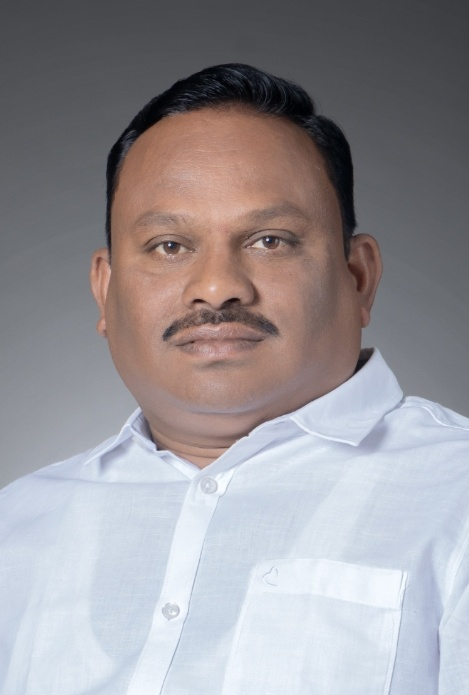
#> input picture tools/source/team/datta-bamane.jpeg, 469 x 695 px, found by its file name; its folder holds 2 pictures in this run
$ python team.py
#> lines starting #> are read from the running program, lines starting #| are printed output that depends on the picture
"""
Company-supplied portraits.

A third provenance category, kept apart from the other two on purpose:

  media.json          the six profile PDFs, generated by assets.py
  media-sourced.json  stock-licensed frames, one credit each in image-credits.json
  media-supplied.json this file's output — portraits handed over by the company

`assets.py` cannot carry these. It rewrites the whole of `media.json` from
`.dist/extract`, which only exists while the source PDFs are unpacked, so a
portrait added there by hand is dropped the next time anyone runs it.

Unlike `assets.py`, this one is repeatable from a clean checkout: the originals
are committed under `tools/source/team/`, named for the registry key they
become. To add a member, drop `<key>.jpeg` in that folder, add a line to
PORTRAITS with the alt text, and re-run from the project root:

    python tools/team.py

Requires Pillow.
"""

from PIL import Image, ImageOps
import os, json, colorsys

OUT = 'public/media/group'
SRC = 'tools/source/team'
WIDTHS = [480, 640]


def dominant(im):
    """Dominant colour, held behind the frame until the file lands.

    Same sampling as assets.py — near-white is skipped so a studio backdrop
    does not flatten every portrait to the same grey, and lightness is capped
    so the holding colour reads as a shadow rather than a flash.
    """
    s = im.convert('RGB').resize((48, 48), Image.BILINEAR)
    tot = [0, 0, 0]
    n = 0
    for r, g, b in (s.get_flattened_data() if hasattr(s, 'get_flattened_data') else list(s.getdata())):
        if r > 247 and g > 247 and b > 247:
            continue
        tot[0] += r; tot[1] += g; tot[2] += b; n += 1
    if not n:
        return '#1a1a1a'
    r, g, b = [v // n for v in tot]
    h, l, s2 = colorsys.rgb_to_hls(r / 255, g / 255, b / 255)
    l = min(l, 0.42)
    r, g, b = [int(v * 255) for v in colorsys.hls_to_rgb(h, l, s2)]
    return '#%02x%02x%02x' % (r, g, b)


PORTRAITS = [
    ('datta-bamane', 'Portrait of Mr. Datta Bamane'),
    ('chindanand-hiremath', 'Portrait of Mr. Chindanand Hiremath'),
]

manifest = {}
os.makedirs(OUT, exist_ok=True)

for name, alt in PORTRAITS:
    src = SRC + '/' + name + '.jpeg'
    im = ImageOps.exif_transpose(Image.open(src)).convert('RGB')
#> im is the input picture: PIL image 469x695 RGB; mean R, G, B 152.1, 148.5, 152.7
    W, H = im.size
#> W = 469; H = 695
    widths = []
    for w in WIDTHS:
        # Never upscale. A phone-sized original stays its own size rather than
        # being interpolated up to a width it has no detail for.
        if w > W and widths:
            break
        w = min(w, W)
        if w in widths:
            continue
        r = im.resize((w, max(1, round(H * w / W))), Image.LANCZOS)
        r.save('%s/%s-%d.webp' % (OUT, name, w), 'WEBP', quality=86, method=6)
        widths.append(w)
#> after the loop, widths = [469]
    manifest['group/' + name] = {
        'name': name, 'folder': 'group', 'widths': widths, 'w': W, 'h': H,
        'ratio': round(W / H, 4), 'color': dominant(im), 'alt': alt,
    }
#> in dominant, `s = im.convert('RGB').resize((48, 48), Image.BILINEAR)`:
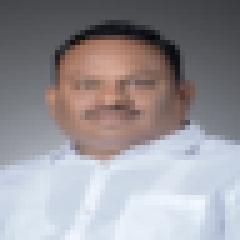
#> s: PIL image 48x48 RGB (shown 5 times larger); mean R, G, B 152.1, 148.5, 152.7
#> the loop in dominant, `for r, g, b in (s.get_flattened_data() if hasattr(s, 'get_flattened_da..` made 2304 passes
#> (r, g, b) on passes 1 to 3: (69, 70, 74), (69, 70, 74), (70, 71, 75)
#> after the loop in dominant, `for r, g, b in (s.get_flattened_data() if hasattr(s, 'get_flattened_da..`: n = 2304; tot = [350523, 342114, 351925]
#> in dominant, `r, g, b = [v // n for v in tot]`: r = 152; g = 148; b = 152
#> in dominant, `h, l, s2 = colorsys.rgb_to_hls(r / 255, g / 255, b / 255)`: h = 0.833; l = 0.588; s2 = 0.019
#> in dominant, `l = min(l, 0.42)`: l = 0.42
#> in dominant, `r, g, b = [int(v * 255) for v in colorsys.hls_to_rgb(h, l, s2)]`: r = 109; g = 105; b = 109
    print('%-30s %dx%d %s' % (name, W, H, widths))
#| datta-bamane                   469x695 [469]
#> pass 2 of the loop `for name, alt in PORTRAITS:`:
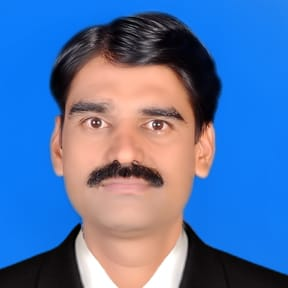
#> input picture tools/source/team/chindanand-hiremath.jpeg, 288 x 288 px, found by its file name
#> im is the input picture: PIL image 288x288 RGB; mean R, G, B 82.9, 116.6, 169.6
#> after the loop `for w in WIDTHS:`: widths = [288]
#> in dominant (call 2), `s = im.convert('RGB').resize((48, 48), Image.BILINEAR)`:
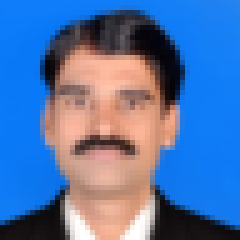
#> s: PIL image 48x48 RGB (shown 5 times larger); mean R, G, B 82.9, 116.5, 169.6
#> the loop in dominant (call 2), `for r, g, b in (s.get_flattened_data() if hasattr(s, 'get_flattened_da..` made 2304 passes
#> (r, g, b) on passes 1 to 3: (15, 125, 248), (15, 125, 248), (15, 125, 249)
#> after the loop in dominant (call 2), `for r, g, b in (s.get_flattened_data() if hasattr(s, 'get_flattened_da..`: n = 2287; tot = [186754, 264215, 386539]
#> in dominant (call 2), `r, g, b = [v // n for v in tot]`: r = 81; g = 115; b = 169
#> in dominant (call 2), `h, l, s2 = colorsys.rgb_to_hls(r / 255, g / 255, b / 255)`: h = 0.602; l = 0.49; s2 = 0.352
#> in dominant (call 2), `l = min(l, 0.42)`: l = 0.42
#> in dominant (call 2), `r, g, b = [int(v * 255) for v in colorsys.hls_to_rgb(h, l, s2)]`: r = 69; g = 98; b = 144
#| chindanand-hiremath            288x288 [288]

json.dump(manifest, open('src/data/media-supplied.json', 'w'), indent=1)
print('\nsupplied: %d' % len(manifest))
#| supplied: 2
